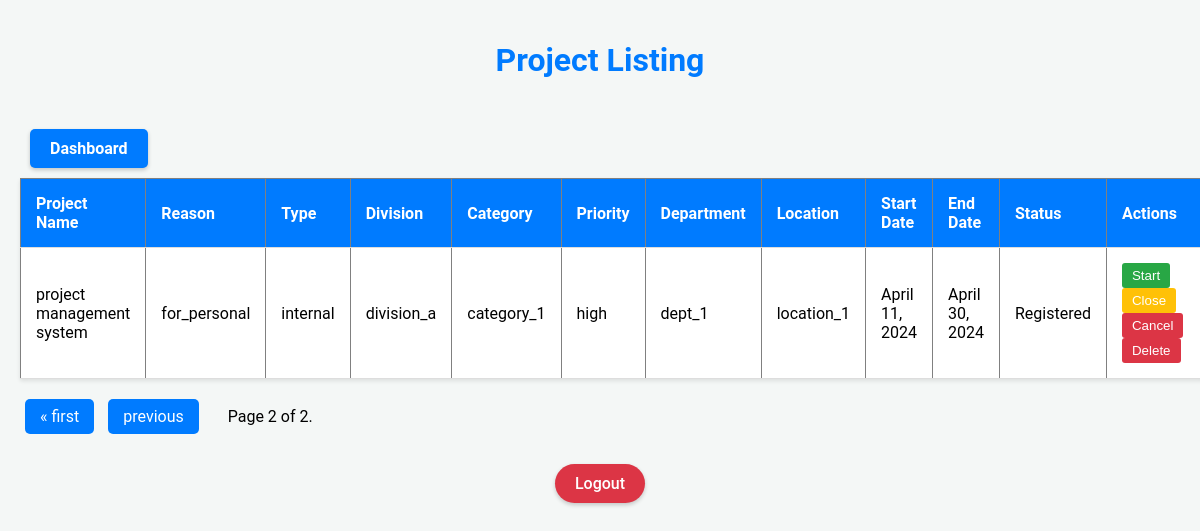
The page /success/?page=2 (signed in) on the database its author committed.
### app/models.py (models this page shows)
class Project(models.Model):
    STATUS_CHOICES = (
        ('registered', 'Registered'),
        ('in Progress', 'In Progress'),
        ('completed', 'Completed'),
    )
    user = models.ForeignKey(User, on_delete=models.CASCADE, related_name='projects', null=True)
    project_name = models.CharField(max_length=100)
    reason = models.CharField(max_length=255)
    type = models.CharField(max_length=50)
    division = models.CharField(max_length=50)
    category = models.CharField(max_length=50)
    priority = models.CharField(max_length=50)
    department = models.CharField(max_length=50)
    start_date = models.DateField()
    end_date = models.DateField()
    location = models.CharField(max_length=100)
    status = models.CharField(max_length=20, choices=STATUS_CHOICES, default='registered')

### app/views.py (the view)
# urls.py: path('success/', project_success, name='project_success'),
def project_success(request):
    if not request.user.is_authenticated:
        return redirect('login')
    project_list = Project.objects.filter(user=request.user)
    paginator = Paginator(project_list, 10)
    page = request.GET.get('page')
    try:
        projects = paginator.page(page)
    except PageNotAnInteger:
        projects = paginator.page(1)
    except EmptyPage:
        projects = paginator.page(paginator.num_pages)
    return render(request, 'success.html', {'projects': projects})

### templates/success.html (shortened to what this page needs)
<!DOCTYPE html>
{% load static %}
<html lang="en">
<head>
    <link rel="stylesheet" href="{% static 'success.css' %}">
</head>
<body>
    <h1>Project Listing</h1>
    <a href="{% url 'dashboard' %}" class="dashboard-button">Dashboard</a>
    <table border="1">
        <thead>
            <tr>
                <th>Project Name</th>
                <th>Reason</th>
                <th>Type</th>
                <th>Division</th>
                <th>Category</th>
                <th>Priority</th>
                <th>Department</th>
                <th>Location</th>
                <th>Start Date</th>
                <th>End Date</th>
                <th>Status</th>
                <th>Actions</th>
            </tr>
        </thead>
        <tbody>
            {% for project in projects %}
            <tr id="row-{{ project.id }}">
                <td>{{ project.project_name }}</td>
                <td>{{ project.reason }}</td>
                <td>{{ project.type }}</td>
                <td>{{ project.division }}</td>
                <td>{{ project.category }}</td>
                <td>{{ project.priority }}</td>
                <td>{{ project.department }}</td>
                <td>{{ project.location }}</td>
                <td>{{ project.start_date }}</td>
                <td>{{ project.end_date }}</td>
                <td id="status-{{ project.id }}">{{ project.get_status_display }}</td>
                <td>
                    <button class="status-button" data-status="start" data-project-id="{{ project.id }}">Start</button>
                    <button class="status-button" data-status="close" data-project-id="{{ project.id }}">Close</button>
                    <button class="status-button" data-status="cancel" data-project-id="{{ project.id }}">Cancel</button>
                    <button class="delete-button" data-project-id="{{ project.id }}">Delete</button>
                </td>
            </tr>
            {% empty %}
            <tr>
                <td colspan="11">No projects found.</td>
            </tr>
            {% endfor %}
        </tbody>
    </table>
<div>
    <span class="step-links">
        {% if projects.has_previous %}
            <a href="?page=1">&laquo; first</a>
            <a href="?page={{ projects.previous_page_number }}">previous</a>
        {% endif %}
        <span class="current">
            Page {{ projects.number }} of {{ projects.paginator.num_pages }}.
        </span>
    </span>
</div>
        <div class="auth-links">
            {% if request.user.is_authenticated %}
                <a href="{% url 'logout' %}" class="auth-button logout">Logout</a>
            {% else %}
                <a href="{% url 'login' %}" class="auth-button login">Log In</a>
            {% endif %}
        </div>
</body>
</html>

### static/success.css (style rules this page uses)
body { font-family: 'Roboto', sans-serif; background-color: #f4f7f6; margin: 0; padding: 20px; }
h1 { color: #007bff; text-align: center; margin-bottom: 40px; }
table { width: 100%; border-collapse: collapse; background-color: white; box-shadow: 0 2px 4px rgba(0, 0, 0, 0.1); margin-bottom: 20px; }
thead { background-color: #007bff; color: white; }
th, td { text-align: left; padding: 15px; border-bottom: 1px solid #ddd; }
th:first-child, td:first-child { border-left: none; }
th:last-child, td:last-child { border-right: none; }
.status-button, .delete-button { padding: 5px 10px; border: none; border-radius: 3px; cursor: pointer; }
.status-button { color: #fff; background-color: #28a745; margin-right: 5px; }
.status-button[data-status="close"] { background-color: #ffc107; }
.status-button[data-status="cancel"], .delete-button { background-color: #dc3545; }
.delete-button { background-color: #dc3545; color: white; }
.step-links { text-align: center; margin-top: 20px; }
.step-links a { text-decoration: none; display: inline-block; padding: 8px 15px; background: #007bff; color: white; border-radius: 5px; margin: 0 5px; }
.current { display: inline-block; padding: 8px 15px; margin: 0 5px; }
.dashboard-button { padding: 10px 20px; background-color: #007bff; color: white; text-decoration: none; border-radius: 5px; border: none; cursor: pointer; font-weight: bold; transition: all 0.3s ease; box-shadow: 0 2px 4px rgba(0, 0, 0, 0.2); display: inline-block; margin: 10px; }
.auth-links { text-align: center; margin-top: 20px; }
.auth-button { padding: 10px 20px; border-radius: 20px; text-decoration: none; color: white; font-size: 16px; font-weight: 500; transition: background-color 0.3s ease; box-shadow: 0 2px 4px rgba(0, 0, 0, 0.2); display: inline-block; margin: 10px; }
.logout { background-color: #dc3545; }

### rows shown on the page
Project: project_name "project management system", reason "for_personal", type "internal", division "division_a", category "category_1", priority "high", department "dept_1", location "location_1", start_date "April 11, 2024", end_date "April 30, 2024", status "Registered"

### other values the page prints
{{ projects.number }} "2"
{{ projects.paginator.num_pages }} "2"
